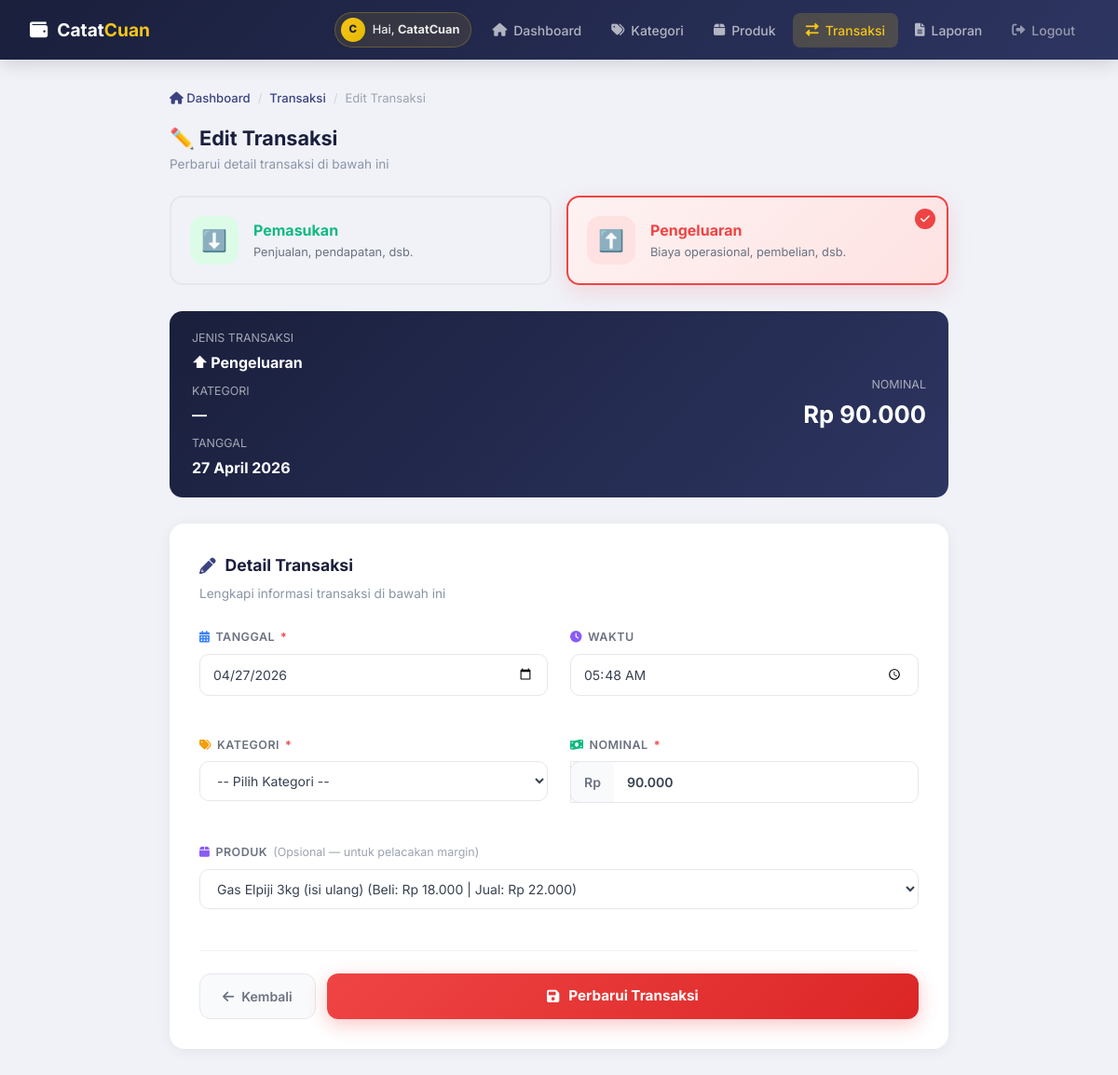
Page /form_transaksi.php?id=13 (signed in) on the committed database.
### tables this page shows
CREATE TABLE `tb_transaksi` (
  `id_transaksi` int NOT NULL,
  `id_user` int NOT NULL,
  `id_kategori` int NOT NULL,
  `id_produk` int DEFAULT NULL,
  `jenis` enum('masuk','keluar') NOT NULL,
  `tanggal` date NOT NULL,
  `waktu` time NOT NULL,
  `nominal` int NOT NULL,
  `keterangan` varchar(255) NOT NULL,
  `catatan` text,
  `created_at` timestamp NULL DEFAULT CURRENT_TIMESTAMP
);

CREATE TABLE `tb_produk` (
  `id_produk` int NOT NULL,
  `id_user` int NOT NULL,
  `nama_produk` varchar(150) NOT NULL,
  `harga_beli` int NOT NULL DEFAULT '0',
  `harga_jual` int NOT NULL DEFAULT '0',
  `created_at` timestamp NOT NULL DEFAULT CURRENT_TIMESTAMP
);

### form_transaksi.php (the view, shortened to what this page needs)
<?php
require_once 'koneksi.php';
$editMode = false;
$tx = null;
$idEdit = (int) ($_GET['id'] ?? 0);
if ($idEdit > 0) {
    $stmt = $pdo->prepare("SELECT * FROM tb_transaksi WHERE id_transaksi = ? AND id_user = ?");
    $stmt->execute([$idEdit, $_SESSION['id_user']]);
    $tx = $stmt->fetch();
    if ($tx) {
        $editMode = true;
    } else {
        header('Location: transaksi.php');
        exit;
    }
}
$stmtPrd = $pdo->prepare("SELECT id_produk, nama_produk, harga_beli, harga_jual FROM tb_produk WHERE id_user = ? ORDER BY nama_produk");
$stmtPrd->execute([$_SESSION['id_user']]);
$produkAll = $stmtPrd->fetchAll();
$idProdukEdit = $editMode ? ($tx['id_produk'] ?? null) : null;
?>
<!DOCTYPE html>
<html lang="id">
<head>
    <link href="https://cdn.jsdelivr.net/npm/bootstrap@5.3.0/dist/css/bootstrap.min.css" rel="stylesheet">
    <link rel="stylesheet" href="https://cdnjs.cloudflare.com/ajax/libs/font-awesome/6.0.0/css/all.min.css">
</head>
<body>
    <nav class="navbar-custom" id="mainNav">
        <a href="dashboard.php" class="navbar-brand-text">
            <i class="fas fa-wallet"></i> <span>Catat<span class="cuan">Cuan</span></span>
        </a>
        <div class="navbar-nav-links" id="navLinks">
            <div class="nav-user-pill">
                <div class="nav-user-avatar"><?= strtoupper(substr($_SESSION['nama_toko'] ?? 'U', 0, 1)) ?></div>
                <span>Hai, <strong><?= htmlspecialchars(explode(' ', trim($_SESSION['nama_toko'] ?? 'User'))[0]) ?></strong></span>
            </div>
            <a href="dashboard.php"><i class="fas fa-home"></i> Dashboard</a>
            <a href="kategori.php"><i class="fas fa-tags"></i> Kategori</a>
            <a href="produk.php"><i class="fas fa-box"></i> Produk</a>
            <a href="transaksi.php" class="active"><i class="fas fa-exchange-alt"></i> Transaksi</a>
            <a href="laporan.php"><i class="fas fa-file-alt"></i> Laporan</a>
            <a href="logout.php" style="color:rgba(255,255,255,0.5);" title="Logout"><i class="fas fa-sign-out-alt"></i> Logout</a>
        </div>
    </nav>
    <div class="page-wrapper">
        <div class="breadcrumb-custom">
            <a href="dashboard.php"><i class="fas fa-home"></i> Dashboard</a>
            <span class="sep">/</span>
            <a href="transaksi.php">Transaksi</a>
            <span class="sep">/</span>
            <span><?= $editMode ? 'Edit Transaksi' : 'Catat Transaksi Baru' ?></span>
        </div>
        <div style="margin-bottom:24px;">
            <h4 style="font-weight:700;color:#1a1f3c;font-size:1.35rem;margin:0;">
                <?= $editMode ? '✏️ Edit Transaksi' : '✏️ Catat Transaksi Baru' ?>
            </h4>
            <p style="color:#8a94a6;margin:4px 0 0;font-size:0.85rem;">
                <?= $editMode ? 'Perbarui detail transaksi di bawah ini' : 'Pilih jenis transaksi lalu isi detail di bawah ini' ?>
            </p>
        </div>
        <div class="jenis-selector">
            <div class="jenis-card" id="cardMasuk" onclick="pilihJenis('masuk')">
                <div class="jenis-icon masuk">⬇️</div>
                <div>
                    <div class="jenis-title" style="color:#10b981;">Pemasukan</div>
                    <div class="jenis-sub">Penjualan, pendapatan, dsb.</div>
                </div>
            </div>
            <div class="jenis-card" id="cardKeluar" onclick="pilihJenis('keluar')">
                <div class="check-icon keluar"><i class="fas fa-check"></i></div>
                <div class="jenis-icon keluar">⬆️</div>
                <div>
                    <div class="jenis-title" style="color:#ef4444;">Pengeluaran</div>
                    <div class="jenis-sub">Biaya operasional, pembelian, dsb.</div>
                </div>
            </div>
        </div>
        <div class="preview-box" id="previewBox">
            <div>
                <div class="label">JENIS TRANSAKSI</div>
                <div class="value" id="previewJenis">— Pilih salah satu di atas —</div>
                <div class="label" style="margin-top:10px;">KATEGORI</div>
                <div class="value" id="previewKat">—</div>
                <div class="label" style="margin-top:10px;">TANGGAL</div>
                <div class="value" id="previewTgl">—</div>
            </div>
            <div>
                <div class="label" style="text-align:right;">NOMINAL</div>
                <div class="preview-nominal" id="previewNominal" style="color:#ffffff;">Rp 0</div>
            </div>
        </div>
        <div class="form-card">
            <div class="form-card-title">
                <i class="fas fa-pencil-alt" style="color:#3b4280;"></i>
                Detail Transaksi
            </div>
            <div class="form-card-sub">Lengkapi informasi transaksi di bawah ini</div>
            <form method="POST" action="proses_transaksi.php" id="formTransaksi">
                <div class="row g-4">
                    <div class="col-md-6">
                        <div class="field-group">
                            <label class="field-label">
                                <i class="fas fa-calendar-alt" style="color:#3b82f6;"></i>
                                Tanggal <span class="req">*</span>
                            </label>
                            <input type="date" class="field-input" name="tanggal" id="tanggal"
                                value="<?= $editMode ? $tx['tanggal'] : date('Y-m-d') ?>" onchange="updatePreview()"
                                required>
                        </div>
                    </div>
                    <div class="col-md-6">
                        <div class="field-group">
                            <label class="field-label">
                                <i class="fas fa-clock" style="color:#8b5cf6;"></i>
                                Waktu
                            </label>
                            <input type="time" class="field-input" name="waktu" id="waktu"
                                value="<?= $editMode ? substr($tx['waktu'], 0, 5) : date('H:i') ?>">
                        </div>
                    </div>
                    <div class="col-md-6">
                        <div class="field-group">
                            <label class="field-label">
                                <i class="fas fa-tags" style="color:#f59e0b;"></i>
                                Kategori <span class="req">*</span>
                            </label>
                            <select class="field-select" name="id_kategori" id="kategori" onchange="updatePreview()"
                                required>
                                <option value="">-- Pilih Jenis Dulu --</option>
                            </select>
                        </div>
                    </div>
                    <div class="col-md-6">
                        <div class="field-group">
                            <label class="field-label">
                                <i class="fas fa-money-bill-wave" style="color:#10b981;"></i>
                                Nominal <span class="req">*</span>
                            </label>
                            <div class="nominal-wrap">
                                <span class="nominal-prefix">Rp</span>
                                <input type="text" class="field-input-nominal" id="nominal" placeholder="0"
                                    value="<?= $editMode ? number_format($tx['nominal'], 0, ',', '.') : '' ?>"
                                    oninput="formatNominal(this); updatePreview()" autocomplete="off">
                            </div>
                        </div>
                    </div>
                    <div class="col-12">
                        <div class="field-group">
                            <label class="field-label">
                                <i class="fas fa-box" style="color:#8b5cf6;"></i>
                                Produk <span
                                    style="font-weight:400;text-transform:none;letter-spacing:0;color:#9ca3af;font-size:0.78rem;">(Opsional
                                    — untuk pelacakan margin)</span>
                            </label>
                            <select class="field-select" id="produkSelect" onchange="onProdukChange()">
                                <?php foreach ($produkAll as $prd): ?>
                                    <option value="<?= $prd['id_produk'] ?>" data-beli="<?= $prd['harga_beli'] ?>"
                                        data-jual="<?= $prd['harga_jual'] ?>" <?= $idProdukEdit == $prd['id_produk'] ? 'selected' : '' ?>>
                                        <?= htmlspecialchars($prd['nama_produk']) ?>
                                        (Beli: <?= formatRupiah($prd['harga_beli']) ?> | Jual:
                                    </option>
                                <?php endforeach; ?>
                            </select>
                        </div>
                    </div>
                </div>
                <div class="divider"></div>
                <div class="btn-row">
                    <a href="transaksi.php" class="btn-reset">
                        <i class="fas fa-arrow-left"></i> Kembali
                    </a>
                    <button class="btn-submit-main" id="btnSimpan" type="submit">
                        <i class="fas fa-save"></i> <?= $editMode ? 'Perbarui Transaksi' : 'Simpan Transaksi' ?>
                    </button>
                </div>
            </form>
        </div>
    </div>
</body>
</html>

### rows in the picture
tb_transaksi: tanggal "04/27/2026", waktu "05:48", nominal "90.000", id_produk.nama_produk "Gas Elpiji 3kg (isi ulang) (Beli: Rp 18.000 | Jual: Rp 22.000)"

### other values in the picture
substr($_SESSION['nama_toko'] ?? 'U', 0, 1) "C"
explode(' ', trim($_SESSION['nama_toko'] ?? 'User'))[0] "CatatCuan"
